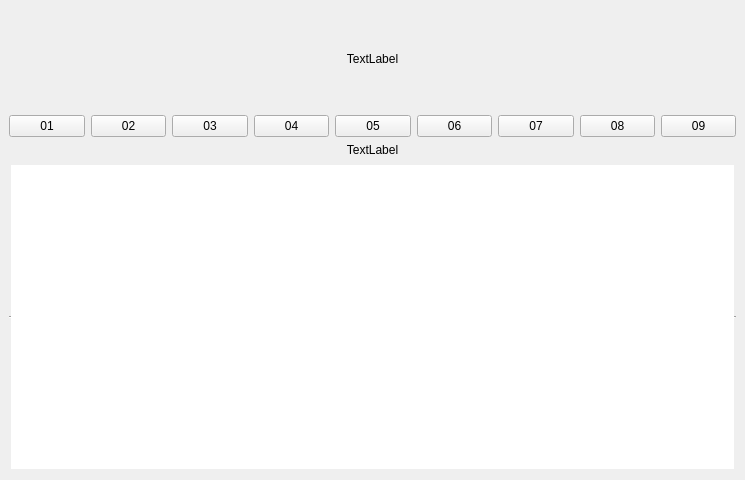
<?xml version="1.0" encoding="UTF-8"?>
<ui version="4.0">
 <class>MainWindow</class>
 <widget class="QMainWindow" name="MainWindow">
  <property name="geometry">
   <rect>
    <x>0</x>
    <y>0</y>
    <width>745</width>
    <height>480</height>
   </rect>
  </property>
  <property name="minimumSize">
   <size>
    <width>640</width>
    <height>480</height>
   </size>
  </property>
  <property name="windowTitle">
   <string>MainWindow</string>
  </property>
  <widget class="QWidget" name="centralwidget">
   <layout class="QVBoxLayout" name="verticalLayout">
    <item>
     <widget class="QLabel" name="label">
      <property name="minimumSize">
       <size>
        <width>640</width>
        <height>100</height>
       </size>
      </property>
      <property name="text">
       <string>TextLabel</string>
      </property>
      <property name="scaledContents">
       <bool>false</bool>
      </property>
      <property name="alignment">
       <set>Qt::AlignCenter</set>
      </property>
      <property name="margin">
       <number>0</number>
      </property>
     </widget>
    </item>
    <item>
     <layout class="QVBoxLayout" name="verticalLayout_2">
      <item>
       <layout class="QHBoxLayout" name="horizontalLayout">
        <item>
         <widget class="QPushButton" name="pushButton">
          <property name="text">
           <string>01</string>
          </property>
         </widget>
        </item>
        <item>
         <widget class="QPushButton" name="pushButton_2">
          <property name="text">
           <string>02</string>
          </property>
         </widget>
        </item>
        <item>
         <widget class="QPushButton" name="pushButton_3">
          <property name="text">
           <string>03</string>
          </property>
         </widget>
        </item>
        <item>
         <widget class="QPushButton" name="pushButton_4">
          <property name="text">
           <string>04</string>
          </property>
         </widget>
        </item>
        <item>
         <widget class="QPushButton" name="pushButton_5">
          <property name="text">
           <string>05</string>
          </property>
         </widget>
        </item>
        <item>
         <widget class="QPushButton" name="pushButton_6">
          <property name="text">
           <string>06</string>
          </property>
         </widget>
        </item>
        <item>
         <widget class="QPushButton" name="pushButton_7">
          <property name="text">
           <string>07</string>
          </property>
         </widget>
        </item>
        <item>
         <widget class="QPushButton" name="pushButton_8">
          <property name="text">
           <string>08</string>
          </property>
         </widget>
        </item>
        <item>
         <widget class="QPushButton" name="pushButton_9">
          <property name="text">
           <string>09</string>
          </property>
         </widget>
        </item>
       </layout>
      </item>
     </layout>
    </item>
    <item>
     <widget class="QLabel" name="label_2">
      <property name="text">
       <string>TextLabel</string>
      </property>
      <property name="alignment">
       <set>Qt::AlignCenter</set>
      </property>
     </widget>
    </item>
    <item>
     <widget class="QTableWidget" name="tableWidget">
      <property name="sizePolicy">
       <sizepolicy hsizetype="Expanding" vsizetype="Expanding">
        <horstretch>0</horstretch>
        <verstretch>0</verstretch>
       </sizepolicy>
      </property>
      <property name="frameShape">
       <enum>QFrame::HLine</enum>
      </property>
      <property name="sizeAdjustPolicy">
       <enum>QAbstractScrollArea::AdjustToContents</enum>
      </property>
      <property name="editTriggers">
       <set>QAbstractItemView::NoEditTriggers</set>
      </property>
      <property name="iconSize">
       <size>
        <width>150</width>
        <height>150</height>
       </size>
      </property>
      <property name="showGrid">
       <bool>true</bool>
      </property>
      <property name="gridStyle">
       <enum>Qt::NoPen</enum>
      </property>
      <property name="wordWrap">
       <bool>true</bool>
      </property>
      <property name="cornerButtonEnabled">
       <bool>true</bool>
      </property>
      <property name="rowCount">
       <number>0</number>
      </property>
      <property name="columnCount">
       <number>2</number>
      </property>
      <attribute name="horizontalHeaderVisible">
       <bool>false</bool>
      </attribute>
      <attribute name="horizontalHeaderDefaultSectionSize">
       <number>150</number>
      </attribute>
      <attribute name="horizontalHeaderMinimumSectionSize">
       <number>39</number>
      </attribute>
      <attribute name="verticalHeaderVisible">
       <bool>false</bool>
      </attribute>
      <attribute name="verticalHeaderDefaultSectionSize">
       <number>150</number>
      </attribute>
      <column/>
      <column/>
     </widget>
    </item>
   </layout>
  </widget>
 </widget>
 <resources/>
 <connections/>
</ui>
